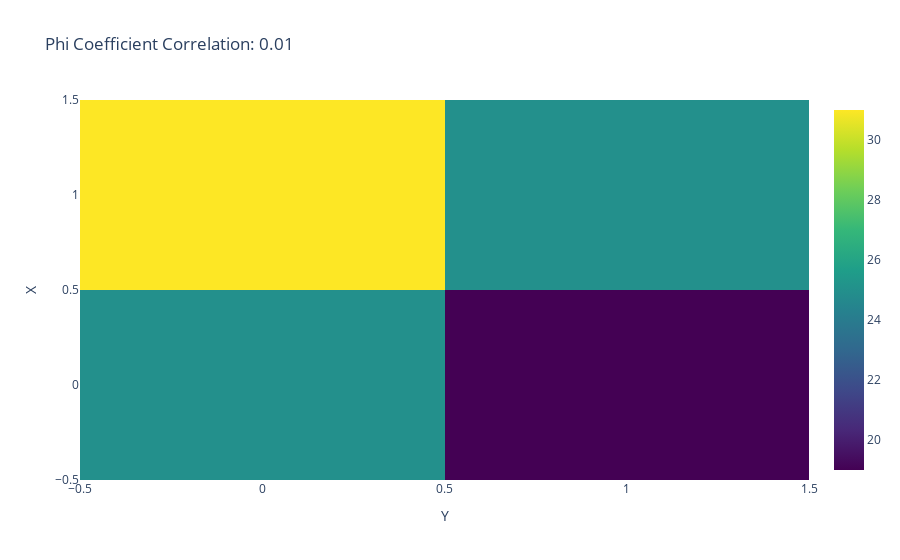

This figure's notebook cell:
### Markdown cell above
### Python Code Example:

### Code cell
import pandas as pd
import numpy as np
import plotly.graph_objects as go

# Create synthetic binary dataset
np.random.seed(42)
data_size = 100
x = np.random.choice([0, 1], size=data_size)
y = np.random.choice([0, 1], size=data_size)

# Convert to DataFrame
df = pd.DataFrame({'x': x, 'y': y})

# Calculate Phi Coefficient correlation
def phi_coefficient(x, y):
    confusion_matrix = pd.crosstab(x, y)
    n = confusion_matrix.sum().sum()
    a = confusion_matrix.iloc[0, 0]
    d = confusion_matrix.iloc[1, 1]
    b = confusion_matrix.iloc[0, 1]
    c = confusion_matrix.iloc[1, 0]
    return (a * d - b * c) / np.sqrt((a + b) * (c + d) * (a + c) * (b + d))

correlation_coefficient = phi_coefficient(df['x'], df['y'])

# Heatmap to visualize the relationship between the two binary variables
confusion_matrix = pd.crosstab(df['x'], df['y'])
fig = go.Figure(data=go.Heatmap(z=confusion_matrix.values, x=confusion_matrix.columns, y=confusion_matrix.index,
                                colorscale='Viridis'))

fig.update_layout(title=f"Phi Coefficient Correlation: {correlation_coefficient:.2f}",
                  xaxis_title='Y',
                  yaxis_title='X')

fig.show()

### Figure 1 — Plotly figure (JSON) as saved in the notebook; plotly's stock layout.template omitted (floating-point values rounded to 4 significant figures)
{"data": [{"colorscale": [[0, "#440154"], [0.1111, "#482878"], [0.2222, "#3e4989"], [0.3333, "#31688e"], [0.4444, "#26828e"], [0.5556, "#1f9e89"], [0.6667, "#35b779"], [0.7778, "#6ece58"], [0.8889, "#b5de2b"], [1, "#fde725"]], "type": "heatmap", "x": [0, 1], "y": [0, 1], "z": [[25, 19], [31, 25]]}], "layout": {"title": {"text": "Phi Coefficient Correlation: 0.01"}, "xaxis": {"title": {"text": "Y"}}, "yaxis": {"title": {"text": "X"}}}}
